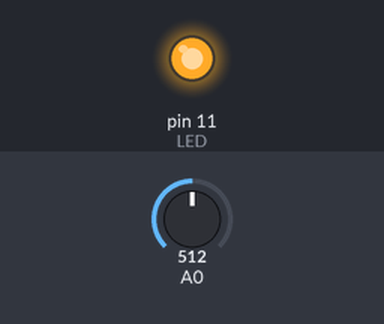
This sketch was run on a simulated Arduino Uno, built with avr-gcc and run on an emulated ATmega328P. Shown: output pins drawn as LEDs (lit = HIGH). The test bench sets the inputs (shaded band); at power-on: A0 = 512.

Above: at 1.2 s.
1.3 s: A0 set to 716
Timing chart, 0 to 4.3 s (numbered marks = the images above; inputs shaded):
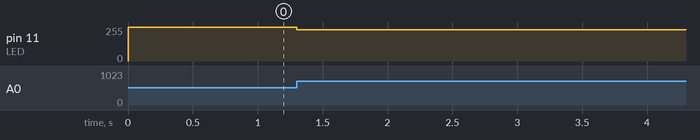

The sketch:

versao03.ino
```cpp
//Programa para ler sensor LDR

//Constantes presentes no código
#define LED 11
#define LDR A5 //Pino A5 entrada


void setup() {
  // put your setup code here, to run once:

  //define o led como saída
  pinMode(LED, OUTPUT);

}

void loop() {
  // put your main code here, to run repeatedly:

  //Variavél que é igual a porta analógica A0
  int leitura = analogRead(A0);
  //Variavél que corresponde ao valor do PWM do 25%
  int valorPWM = (-0,25*leitura+255);
  //Coloca o led com o valor do PWM
  analogWrite(LED , valorPWM);


}
```

Measured:
- after the input at 1.3 s, pin 11 (LED): 255/255 → 235/255 at once
